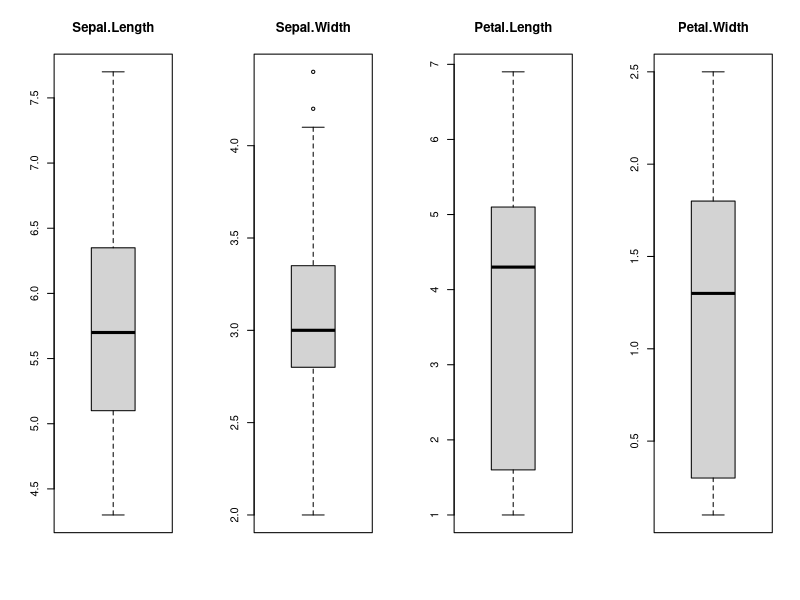
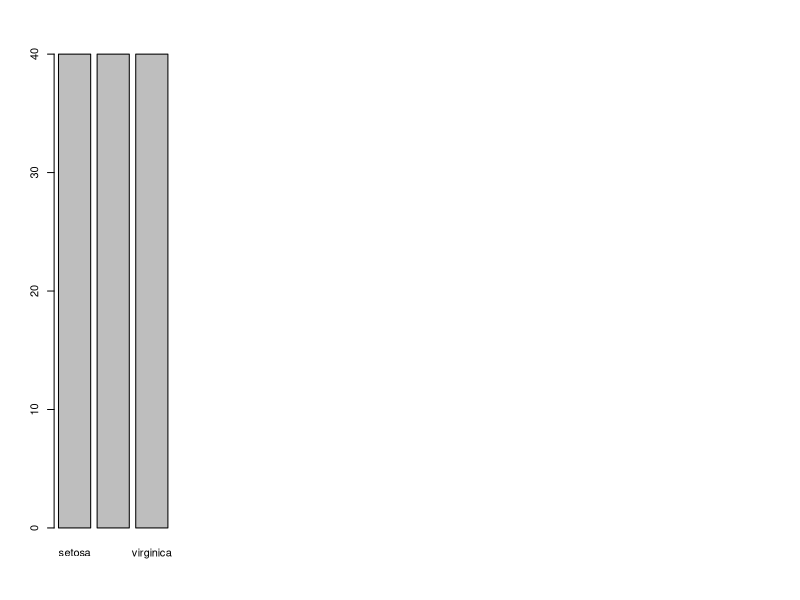
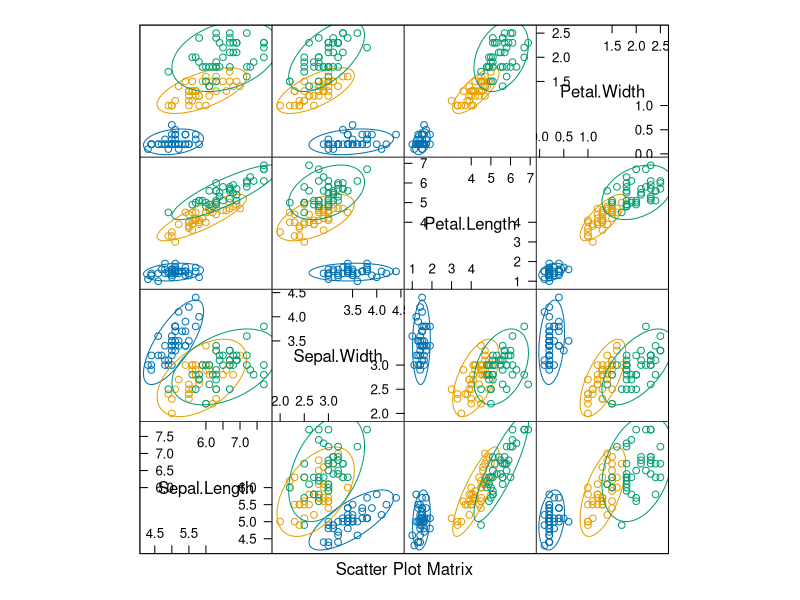
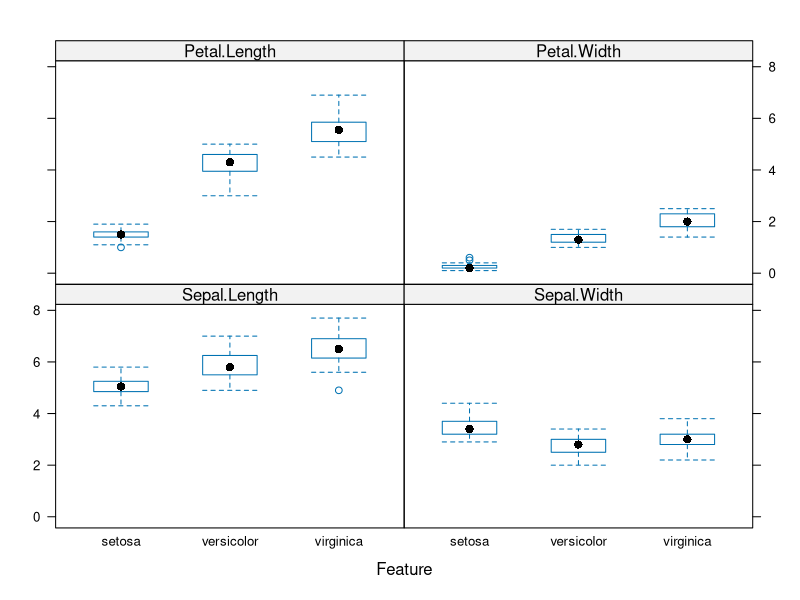
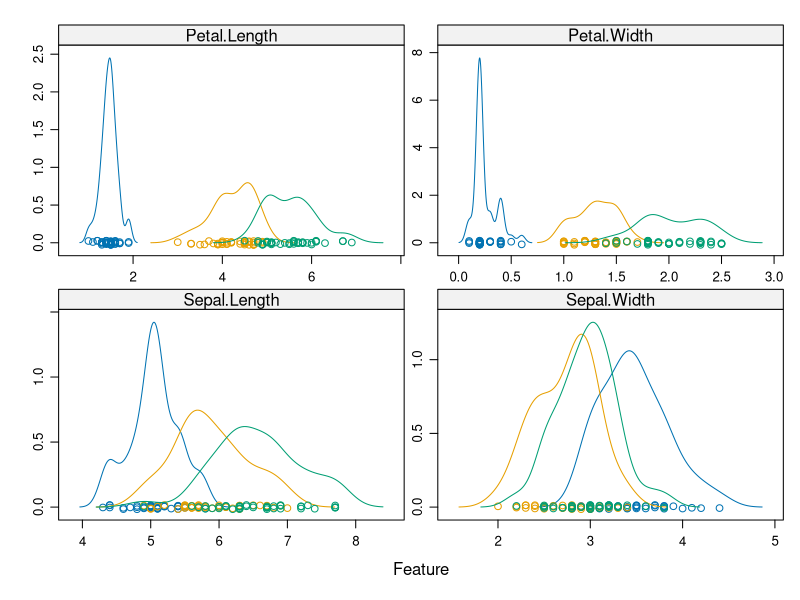
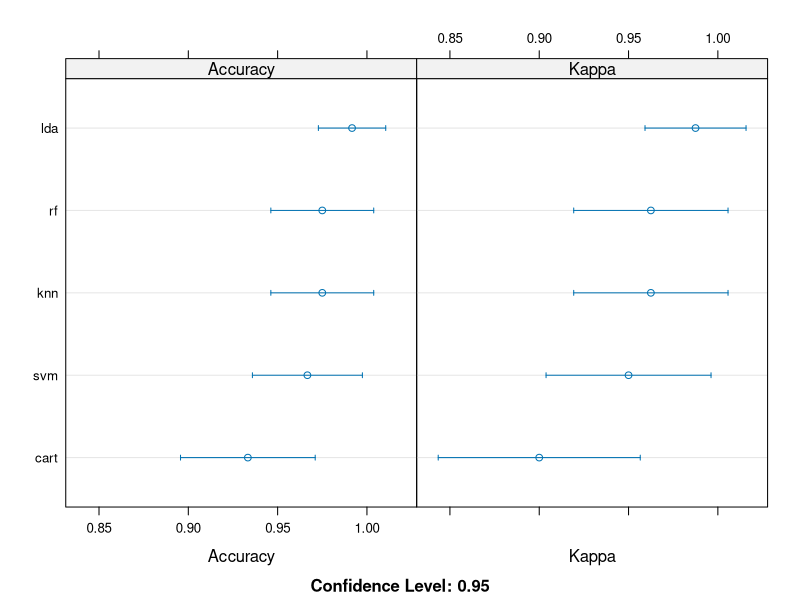

The R source for these figures, in order:


library(caret)
data(iris)
dataset <- iris

#training data
validation_index <- createDataPartition(dataset$Species, p=0.8, list=FALSE)

#20% of data for testing
validation <- dataset[-validation_index,]

#remaining 80% for training
dataset <- dataset[validation_index,]

#EDA
dim(dataset)
sapply(dataset, class)
head(dataset)
levels(dataset$Species)

#distribution of the class summary
percentage <- prop.table(table(dataset$Species)) * 100
cbind(freq=table(dataset$Species), percentage=percentage)

summary(dataset)

#univariate plots
x <- dataset[, 1:4]
y <- dataset[, 5]

#boxplot for each attribute
par(mfrow=c(1,4))
  for(i in 1:4) {
    boxplot(x[,i], main=names(iris)[i])
  }
#barplot
plot(y)

#scatteplot matrix
library(ellipse)
featurePlot(x=x,y=y, plot='ellipse')

#box and whisker plot for each attribute
featurePlot(x=x,y=y, plot='box')

#density plots for each attribute by class value
scales <- list(x=list(relation='free'), y=list(relation='free'))
featurePlot(x=x,y=y, plot='density', scale=scales)

#run algorithims using 10-fold cross validation
control <- trainControl(method="cv", number=10)
metric <- "Accuracy"

#build models
#a.linear algorithims
set.seed(7)
fit.lda <- train(Species~., data=dataset, method="lda", metric=metric, trControl=control)

#b.non linear algorithims
#CART
set.seed(7)
fit.cart <- train(Species~., data=dataset, method="rpart", metric=metric, trControl=control)
#kNN
set.seed(7)
fit.knn <- train(Species~., data=dataset, method='knn', metric=metric, trControl=control)

#c.advanced algorithims
#SVM
set.seed(7)
fit.svm <- train(Species~., data=dataset, method='svmRadial', metric=metric, trControl=control)
#Random forest
set.seed(7)
fit.rf <- train(Species~., data=dataset, method='rf', metric=metric, trControl=control)

#summarize accuracy of each model
results <- resamples(list(lda=fit.lda, cart=fit.cart, knn=fit.knn, svm=fit.svm, rf=fit.rf))
summary(results)

#compare accuracy of models
dotplot(results)
#summarize best model
print(fit.lda)
print(summary(fit.lda))

#estimate skill of LDA on the validation dataset
predictions <- predict(fit.lda, validation)
confusionMatrix(predictions, validation$Species)
